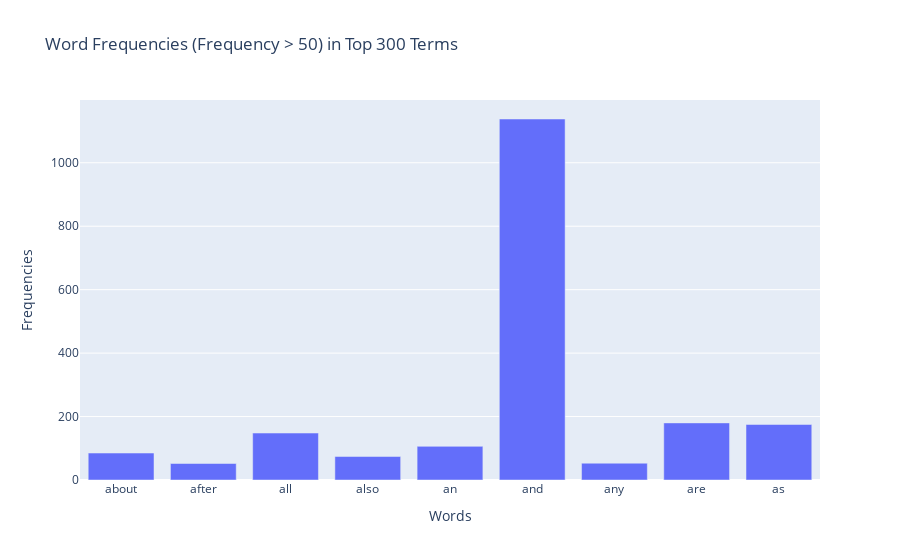

Notebook code for this chart:
### Code cell
# by plotly
fig = plotly.graph_objects.Figure(data=[plotly.graph_objects.Bar(x=count_vect.get_feature_names_out()[:300][selected_word], y=term_frequencies[:300][selected_word])])
fig.update_layout(xaxis=dict(tickangle=0), xaxis_title='Words', yaxis_title='Frequencies', title='Word Frequencies (Frequency > {}) in Top 300 Terms'.format(frequency_threshold))
fig.show()

### Figure 1 — Plotly figure (JSON) as saved in the notebook; plotly's stock layout.template omitted (floating-point values rounded to 4 significant figures)
{"data": [{"type": "bar", "x": ["about", "after", "all", "also", "an", "and", "any", "are", "as"], "y": [85, 52, 148, 74, 106, 1138, 53, 180, 175]}], "layout": {"title": {"text": "Word Frequencies (Frequency > 50) in Top 300 Terms"}, "xaxis": {"tickangle": 0, "title": {"text": "Words"}}, "yaxis": {"title": {"text": "Frequencies"}}}}
